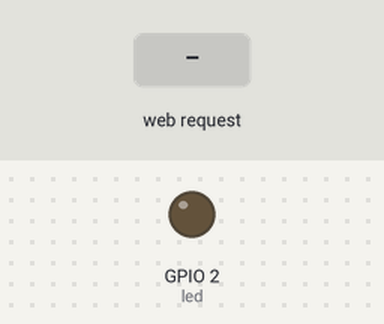
Simulated run of this sketch. Board: ESP8266 (NodeMCU). Shown: output pins drawn as LEDs (lit = HIGH). The test bench sets the inputs (shaded band). What the sketch prints to the serial monitor is not drawn.

Above: at 1.4 s.
1.5 s: HTTP request GET /Led received
At 2.3 s:
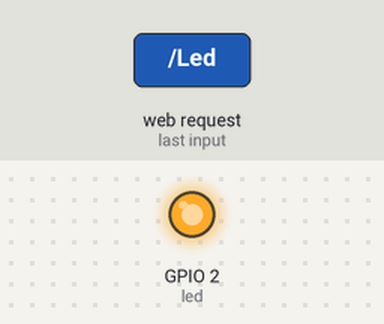
Timing chart, 0 to 4.5 s (numbered marks = the images above; inputs shaded):
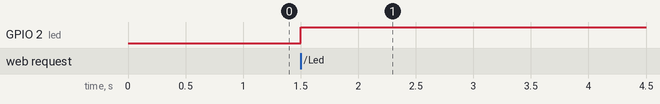

The sketch:

ESP8266_ServerLED.ino
```cpp
#include <ESP8266WiFi.h>
#include <ESP8266WebServer.h>

const char* ssid = "ESP_D54736";  // SSID of esp8266
const char* password = "123";

#define led 2
int val = 0 ;
bool toggle = 0;
ESP8266WebServer server(80);

void handleRoot() {
  toggle = !toggle;             //Toggling Led Variable
  digitalWrite(led, toggle);    //Toggle Led
  //  if(toggle==0){
  //   digitalWrite(led, LOW);    //Toggle Led
  //  }
  //  if(toggle==1)
  //  {
  //    digitalWrite(led, HIGH);
  //  }
  //  digitalWrite(led_2, toggle);
  String s = "\r\n\r\n  <!DOCTYPE HTML>\r\n<html><h1>Esp8266 Communication</h1> ";
  s += "<p>Success!!!</html>\r\n\r\n";
  server.send(200, "text/html", s);    //Reply to the client
}
void setup() {
  // put your setup code here, to run once:
  delay(200);                           //Stable Wifi
  Serial.begin(9600);                 //Set Baud Rate
  pinMode(led, OUTPUT);                   //Led/Solenoid at pin 2
  //pinMode(led_2, OUTPUT);
  WiFi.softAP(ssid);//, password);      //In Access Point Mode

  IPAddress myIP = WiFi.softAPIP();     //Check the IP assigned. Put this Ip in the client host.
  Serial.print("AP IP address: ");
  Serial.println(myIP);         //Print the esp8266-01 IP(Client must also be on the save IP series)
  server.on("/Led", handleRoot);           //Checking client connection
  //server.on("/Led_1", handleRoot1);
  server.begin();                       // Start the server
  Serial.println("Server started");
}

void loop() {
  // put your main code here, to run repeatedly:
  server.handleClient();

}
```

Measured:
- after the input at 1.5 s, GPIO 2 (led): LOW → HIGH at once
